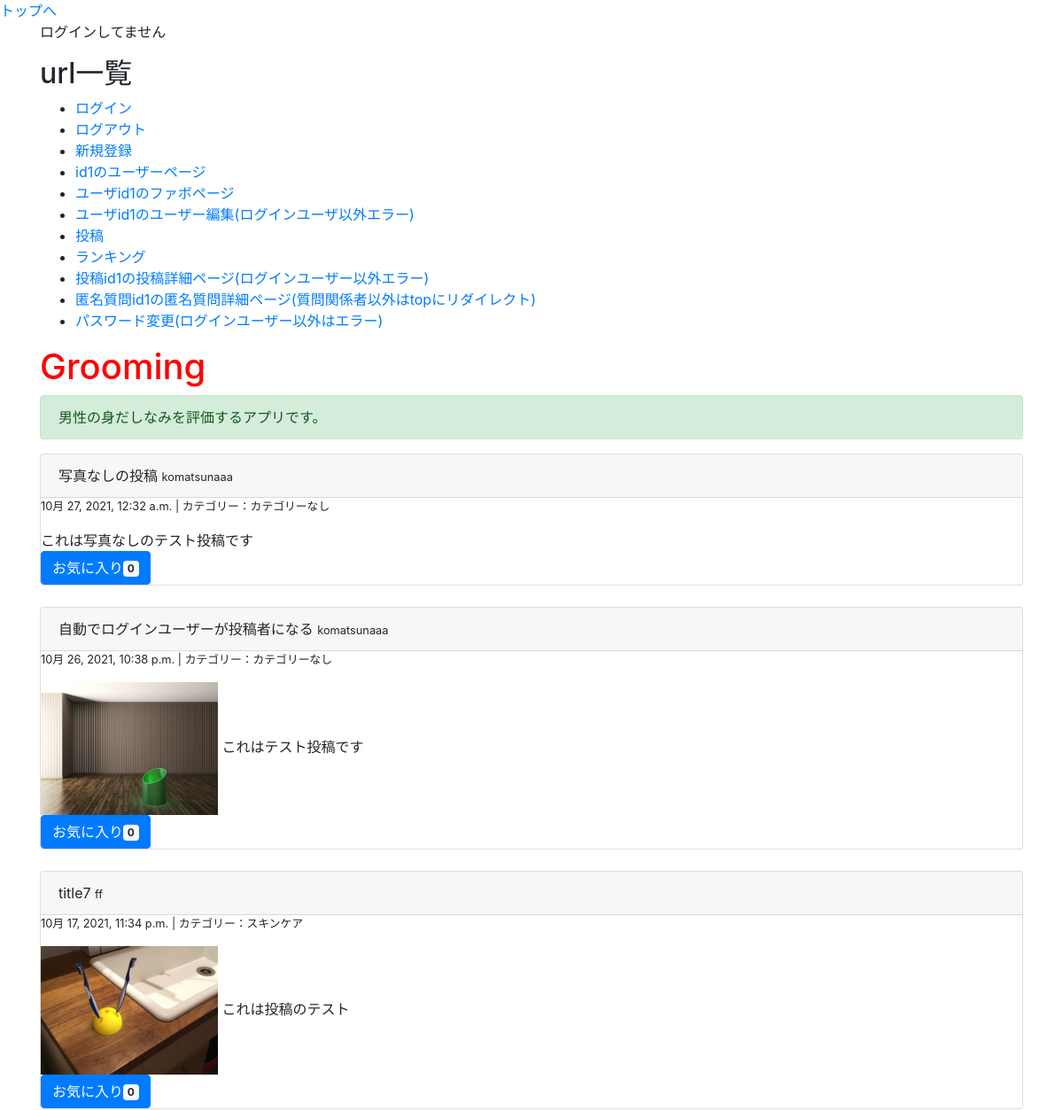
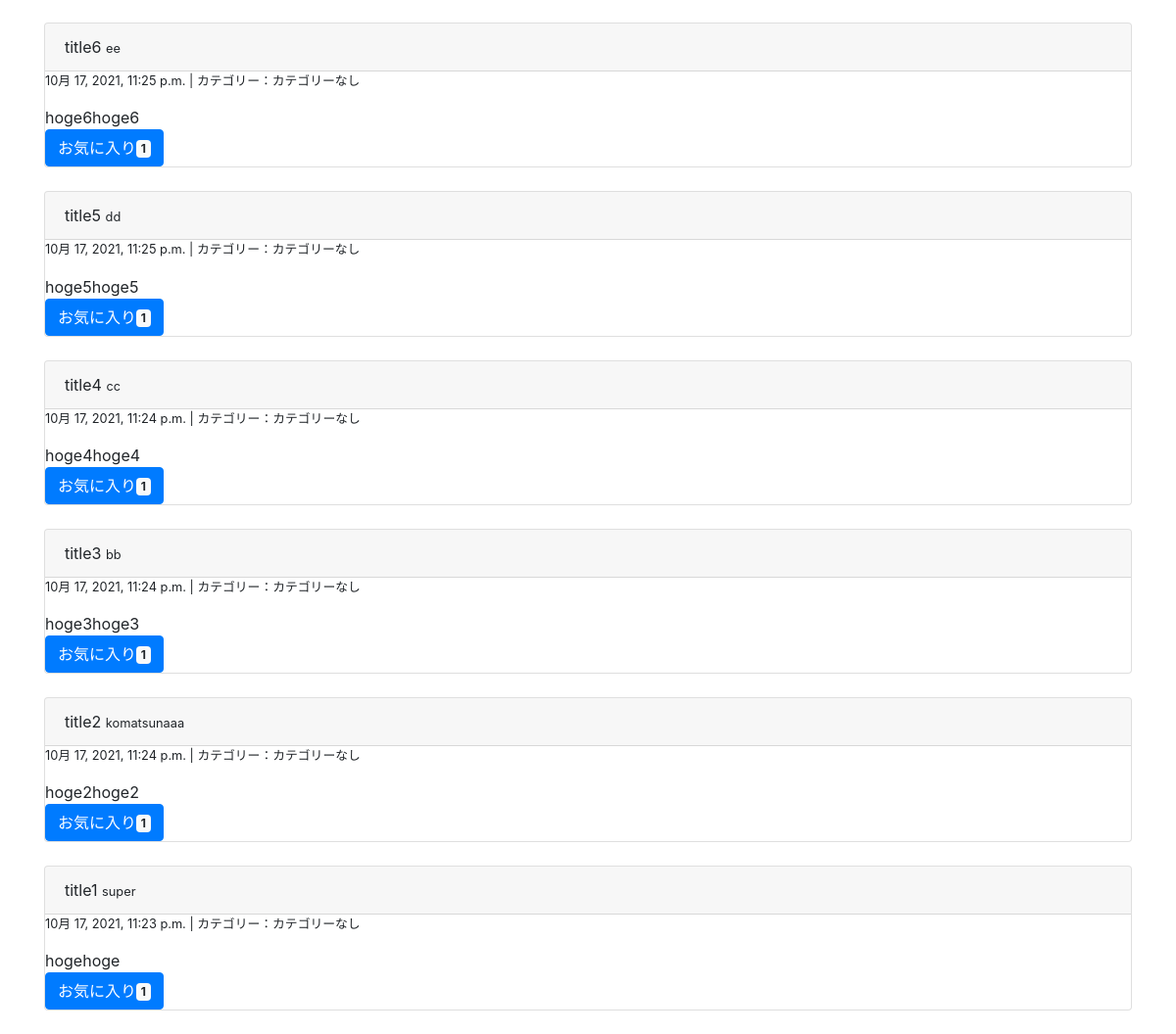
The app's page /, older data (2 pictures, top to bottom).
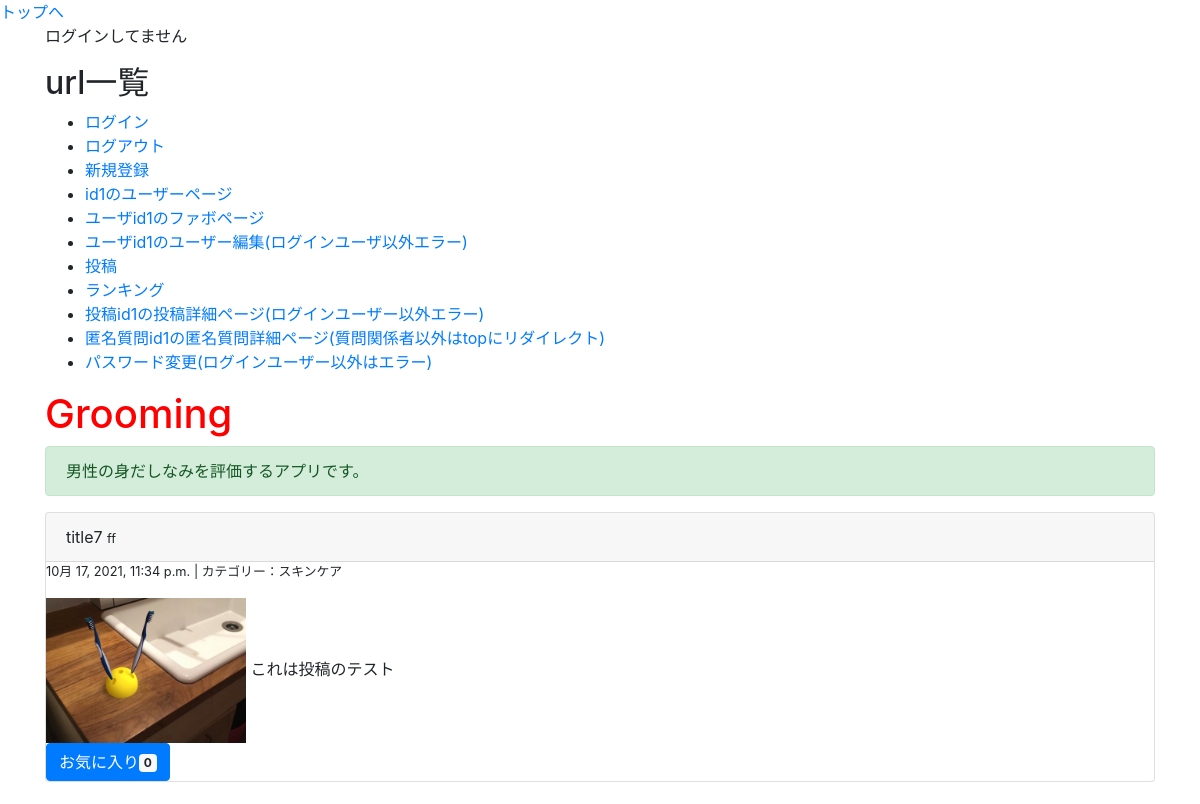
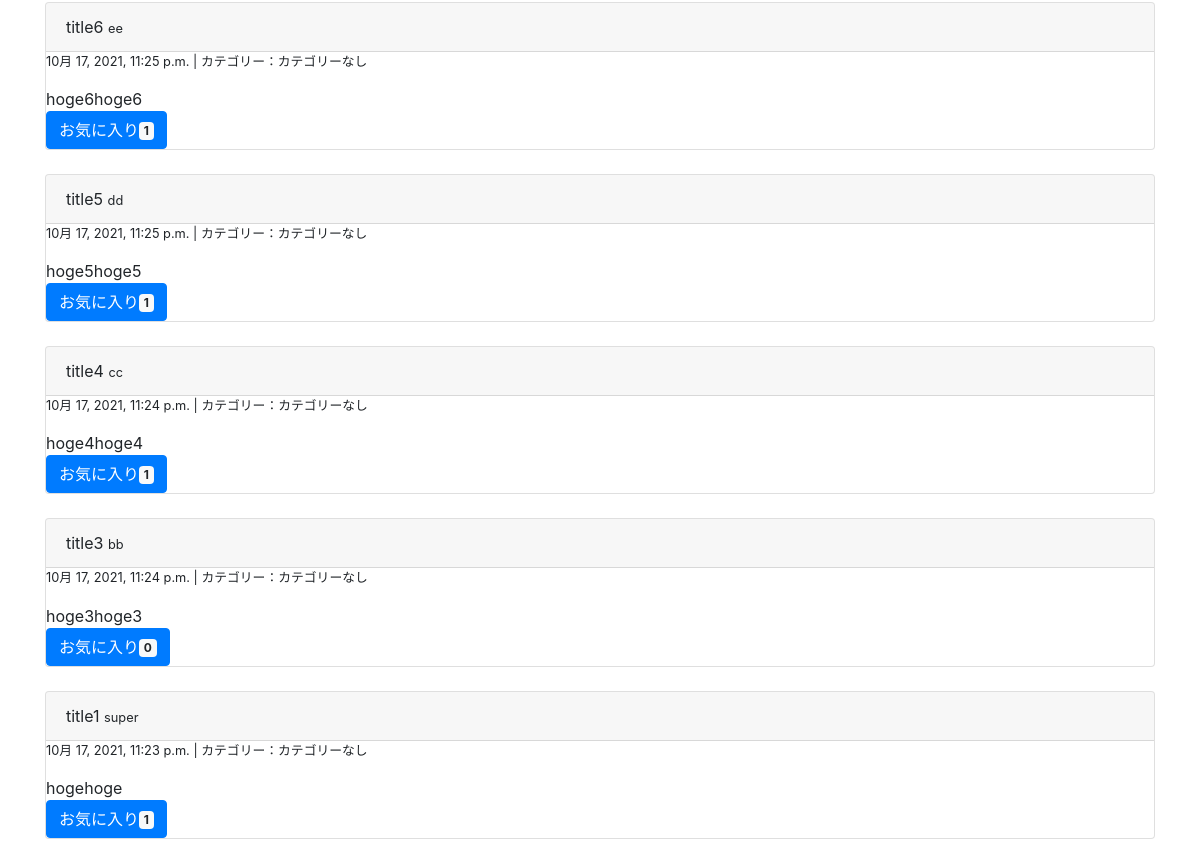
The same page, newer data (2 pictures, top to bottom).
### groomings/models.py (models this page shows, shortened)
class Date(models.Model):
    created_at = models.DateTimeField(default=now)
    class Meta:
        abstract = True

class Post(Date):
    title = models.CharField(max_length=30, null=True, blank=True)
    image = models.FileField(upload_to='post_image/', null=True)
    text = models.TextField(null=True, blank=True)
    user = models.ForeignKey(
        'User', on_delete=models.CASCADE, related_name="user_post"
    )
    favorite = models.ManyToManyField(User, related_name="user_favo_post")
    category = models.CharField(max_length=15, default='カテゴリーなし')
    class Meta:
        db_table = 'post'

class User(AbstractBaseUser, PermissionsMixin):
    username = models.CharField(max_length=150)
    email = models.EmailField(max_length=255, unique=True)
    point = models.IntegerField(default=50)
    is_active = models.BooleanField(default=True)
    is_staff = models.BooleanField(default=False) # 管理画面にログインできるかどうか
    USERNAME_FIELD = 'email' # このテーブルのレコードを一意に識別
    REQUIRED_FIELDS = ['username'] # スーパーユーザー作成時に入力する(emailとパスワードは必須だからそれ以外で)
    objects = UserManager()

### groomings/views.py (the view)
# urls.py: path(r'', views.top, name = 'top'), # タイムライン
def top(request):
    posts = Post.objects.order_by('-created_at')
    return render(request, 'groomings/top.html', context={"posts": posts})

### groomings/templatetags/tag_event.py (called while the page is built)
@register.filter(name="count_favo")
def count_favo(post):
    return post.favorite.all().count()

### groomings/templates/groomings/top.html (shortened to what this page needs)
{% extends "groomings/base.html" %}
{% load tag_event %}
{% block content %}
{% if user.is_authenticated %}
  <p>ログインしてます</p>
  <p>ログインユーザー:{{ request.user.username }}</p>
{% else %}
  <p>ログインしてません</p>
{% endif %}
<h2>url一覧</h2>
<ul>
  <li><a href="{% url 'groomings:login' %}">ログイン</a></li>
  <li><a href="{% url 'groomings:login' %}">ログアウト</a></li>
  <li><a href="{% url 'groomings:signup' %}">新規登録</a></li>
  <li><a href="{% url 'groomings:user' 1 %}">id1のユーザーページ</a></li>
  <li><a href="{% url 'groomings:user_favo' 1 %}">ユーザid1のファボページ</a></li>
  <li><a href="{% url 'groomings:edit_user' %}">ユーザid1のユーザー編集(ログインユーザ以外エラー)</a></li>
  <li><a href="{% url 'groomings:create_post' %}">投稿</a></li>
  <li><a href="{% url 'groomings:ranking' %}">ランキング</a></li>
  <li><a href="{% url 'groomings:post_detail' 1 %}">投稿id1の投稿詳細ページ(ログインユーザー以外エラー)</a></li>
  <li><a href="{% url 'groomings:question_detail' 1 %}">匿名質問id1の匿名質問詳細ページ(質問関係者以外はtopにリダイレクト)</a></li>
  <li><a href="{% url 'groomings:change_password' %}">パスワード変更(ログインユーザー以外はエラー)</a></li>
</ul>
  <h1>Grooming</h1>
  <p class= "alert alert-success">男性の身だしなみを評価するアプリです。</p>
  {% for post in posts %}
    <div class="post card">
      <div class="card-header">
        {{ post.title }}
        <small>{{ post.user.username }}</small>
      </div>
      <div class="body">
        <p class="small">{{ post.created_at }} | カテゴリー：{{ post.category }}</p>
        {% if post.image %}
          <img src="{{ post.image.url }}" width="200">
        {% endif %}
        <span>{{ post.text }}</span><br>
        <button class="btn btn-primary">お気に入り<span class="badge badge-light">{{ post | count_favo }}</span></button>
      </div>
    </div>
    <br>
  {% endfor %}
{% endblock %}

### groomings/templates/groomings/base.html (shortened to what this page needs)
{% load static %}<!DOCTYPE html>
<html lang="ja">
    <head>
        <link rel="stylesheet" type="text/css" href="{% static 'base.css' %}">
        <link rel="stylesheet" href="https://stackpath.bootstrapcdn.com/bootstrap/4.5.0/css/bootstrap.min.css">
    </head>
    <body>
        <a href="{% url 'groomings:top' %}">トップへ</a>
        <div class="container">
            {% block content %}{% endblock %}
        </div>
    </body>
</html>

### groomings/static/base.css (style rules this page uses)
h1 { color: red; }

Row changes from the older to the newer data that the page shows:
removed Post: title "写真なしの投稿", user.username "komatsunaaa", created_at "10月 27, 2021, 12:32 a.m.", category "カテゴリーなし", text "これは写真なしのテスト投稿です", id "0"
removed Post: title "自動でログインユーザーが投稿者になる", user.username "komatsunaaa", created_at "10月 26, 2021, 10:38 p.m.", category "カテゴリーなし", image (picture), text "これはテスト投稿です", id "0"
removed Post: title "title2", user.username "komatsunaaa", created_at "10月 17, 2021, 11:24 p.m.", category "カテゴリーなし", text "hoge2hoge2", id "1"
computed for Post "title3": id "1" → "0"
